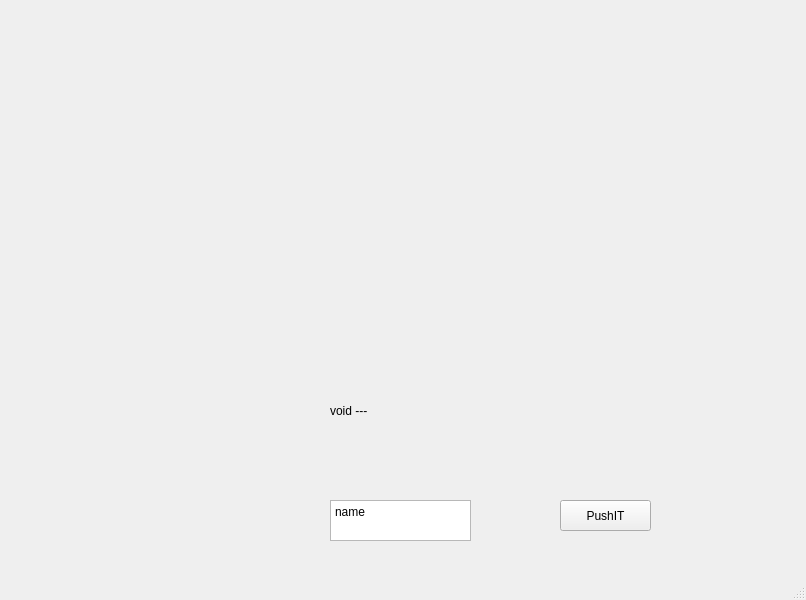
<?xml version="1.0" encoding="UTF-8"?>
<ui version="4.0">
 <class>MainWindow</class>
 <widget class="QMainWindow" name="MainWindow">
  <property name="geometry">
   <rect>
    <x>0</x>
    <y>0</y>
    <width>806</width>
    <height>600</height>
   </rect>
  </property>
  <property name="windowTitle">
   <string>MainWindow</string>
  </property>
  <widget class="QWidget" name="centralwidget">
   <widget class="QPushButton" name="pushButton">
    <property name="geometry">
     <rect>
      <x>560</x>
      <y>500</y>
      <width>91</width>
      <height>31</height>
     </rect>
    </property>
    <property name="text">
     <string>PushIT</string>
    </property>
   </widget>
   <widget class="QLabel" name="label">
    <property name="geometry">
     <rect>
      <x>330</x>
      <y>380</y>
      <width>141</width>
      <height>61</height>
     </rect>
    </property>
    <property name="text">
     <string>void ---</string>
    </property>
   </widget>
   <widget class="QTextEdit" name="textEdit">
    <property name="geometry">
     <rect>
      <x>330</x>
      <y>500</y>
      <width>141</width>
      <height>41</height>
     </rect>
    </property>
    <property name="html">
     <string>&lt;!DOCTYPE HTML PUBLIC &quot;-//W3C//DTD HTML 4.0//EN&quot; &quot;http://www.w3.org/TR/REC-html40/strict.dtd&quot;&gt;
&lt;html&gt;&lt;head&gt;&lt;meta name=&quot;qrichtext&quot; content=&quot;1&quot; /&gt;&lt;meta charset=&quot;utf-8&quot; /&gt;&lt;style type=&quot;text/css&quot;&gt;
p, li { white-space: pre-wrap; }
hr { height: 1px; border-width: 0; }
li.unchecked::marker { content: &quot;\2610&quot;; }
li.checked::marker { content: &quot;\2612&quot;; }
&lt;/style&gt;&lt;/head&gt;&lt;body style=&quot; font-family:'Segoe UI'; font-size:9pt; font-weight:400; font-style:normal;&quot;&gt;
&lt;p style=&quot; margin-top:0px; margin-bottom:0px; margin-left:0px; margin-right:0px; -qt-block-indent:0; text-indent:0px;&quot;&gt;name&lt;/p&gt;&lt;/body&gt;&lt;/html&gt;</string>
    </property>
   </widget>
   <widget class="QLabel" name="label_2">
    <property name="geometry">
     <rect>
      <x>330</x>
      <y>450</y>
      <width>141</width>
      <height>51</height>
     </rect>
    </property>
    <property name="text">
     <string/>
    </property>
    <property name="pixmap">
     <pixmap>C:/Users/Александр/Pictures/reze-blehh.png</pixmap>
    </property>
    <property name="scaledContents">
     <bool>true</bool>
    </property>
   </widget>
  </widget>
  <widget class="QMenuBar" name="menubar">
   <property name="geometry">
    <rect>
     <x>0</x>
     <y>0</y>
     <width>806</width>
     <height>21</height>
    </rect>
   </property>
  </widget>
  <widget class="QStatusBar" name="statusbar"/>
 </widget>
 <resources/>
 <connections/>
</ui>
